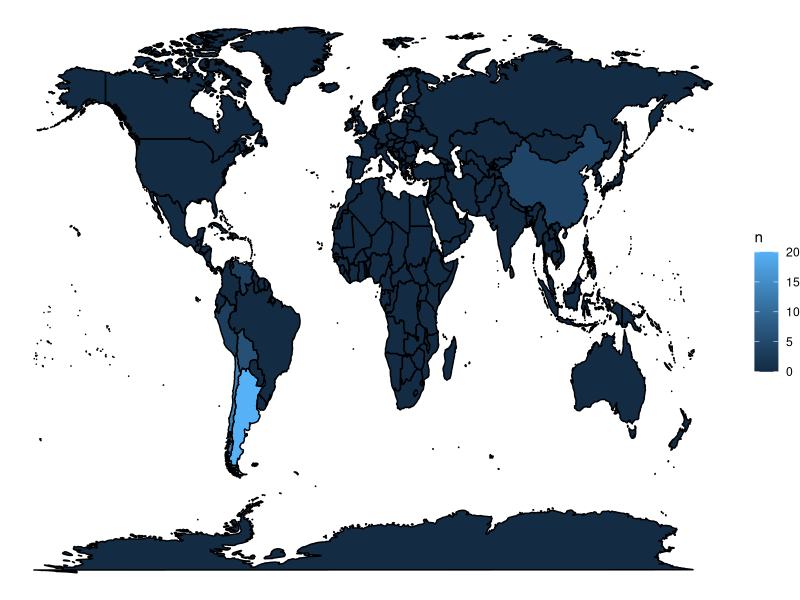

Reproduce this figure in R.
library(tidyverse)
library(stringr)
library(ggthemes)

mapa_mundo <- map_data("world")

quantd_disc <- read_csv("data analysis/methodology/country_speeches.csv")

quantd_disc_mre <- quantd_disc %>% filter(position == "MRE")

quantd_disc_mre$region <- quantd_disc_mre$country

quantd_disc_mre <- quantd_disc_mre %>% select(4, 5)

teste <- right_join(quantd_disc_mre, mapa_mundo)

teste <- mutate(teste, n = ifelse(is.na(n), 0, n))


ggplot(teste, aes(x = long, y = lat, group = group, fill = n)) +
  geom_polygon(colour = "black") + theme_void()


#Resolver problemas dos paises missings, colocar zero. 